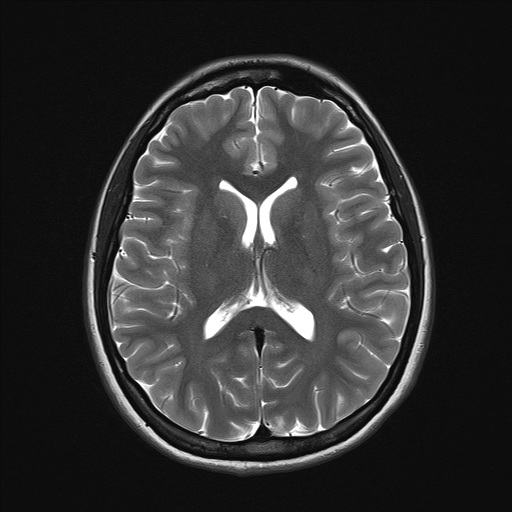
%> input picture Segm/brain_mri1.png, 512 x 512 px
$ octave progetto_brain_mri.m   (GNU Octave 9; MATLAB toolbox functions it lacks are replaced by stand-ins)
%> lines starting %> are read from the running program, lines starting %| are printed output that depends on the picture; in (x1, y1, x2, y2) boxes, pixels count from 0 and x2, y2 are one past the last pixel; in counts of white or black regions, pixels touching at a corner belong together; the program's own positions count from 1
% Brain_mri
clc;
clear all;
close all;

%% Lettura e normalizzazione immagine
im = double(imread('brain_mri1.png'));
%> im: size 512x512 double; min 4, max 255, mean 49.5; mean of the top-left, top-right, bottom-left and bottom-right quarters 43.9, 46.5, 53, 54.5
im = im - min(im(:));
im = im ./ max(im(:));
im = im.^0.5;  % equalizzazione gamma
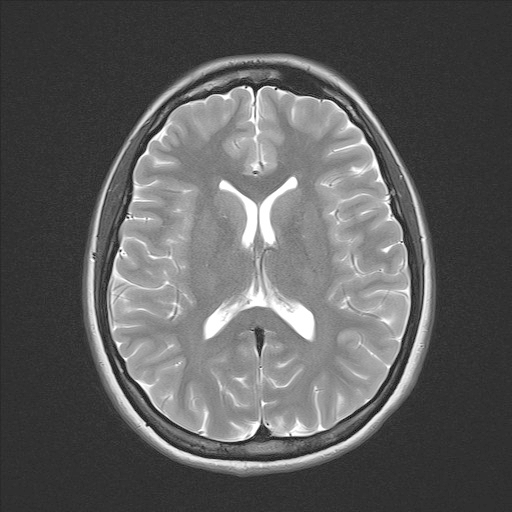
%> im: size 512x512 double; min 0, max 1, mean 0.366

figure, imagesc(im), axis image, colormap("gray"), colorbar
title('Immagine normalizzata ed equalizzata')

figure, histogram(im(:),1000), grid
title('Istogramma immagine')
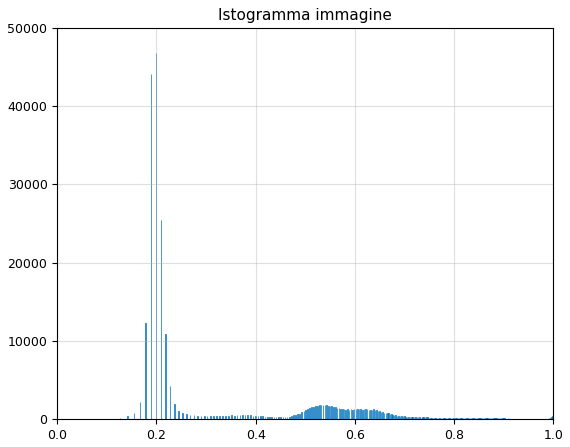
%> figure redrawn from the program's plot data; tallest bar 46797 high, from x = 0.199 to 0.2

%% Rimozione punti neri
th = [0.7 1];
sgm_bin = ((im >= th(1)) & (im < th(2)));
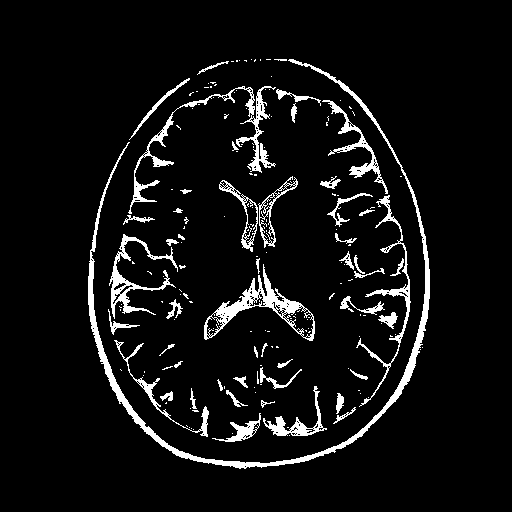
%> sgm_bin: size 512x512 logical; 6.6% white; 177 white regions (127 under 20 px), largest, box (x1, y1, x2, y2) and area: (88, 59, 430, 469) 4497, (128, 86, 276, 214) 1801, (204, 264, 315, 341) 1710
sgm_clean = bwareaopen(sgm_bin, 10);
sgm_clean = imclose(sgm_clean, strel('disk',2));
%> sgm_clean: size 512x512 logical; 7.5% white; 39 white regions (4 under 20 px), largest, box (x1, y1, x2, y2) and area: (123, 86, 411, 407) 4801, (88, 59, 430, 469) 4552, (204, 258, 315, 341) 2349
sgm_clean = imfill(sgm_clean, 'holes');
%> sgm_clean: size 512x512 logical; 7.7% white; 39 white regions (4 under 20 px), largest, box (x1, y1, x2, y2) and area: (123, 86, 411, 407) 4801, (88, 59, 430, 469) 4552, (204, 258, 315, 341) 2757
sgm_clean = bwareaopen(sgm_clean, 200);

figure, imagesc(sgm_clean), axis image, colormap(gray)
title('Immagine pulita')

%% Segmentazione per soglie
th = [0 0.45 0.7 1];  % soglie multiple
n_regioni = length(th) - 1;
sgm2 = zeros(size(im));
sgm_stack = zeros(size(im,1), size(im,2), n_regioni);

tic
for k = 1:n_regioni
    temp = double((im >= th(k)) & (im < th(k+1)));
    temp = bwareaopen(temp, 20);
    sgm_stack(:,:,k) = temp;
    sgm2 = sgm2 + (k-1)*temp;
end
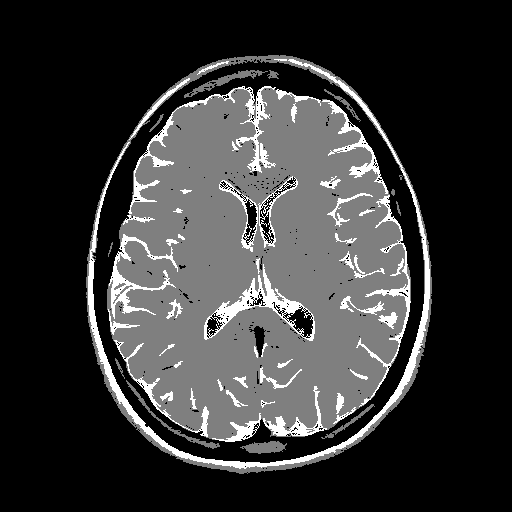
%> sgm2: size 512x512 double; min 0, max 2, mean 0.42; drawn with min black and max white
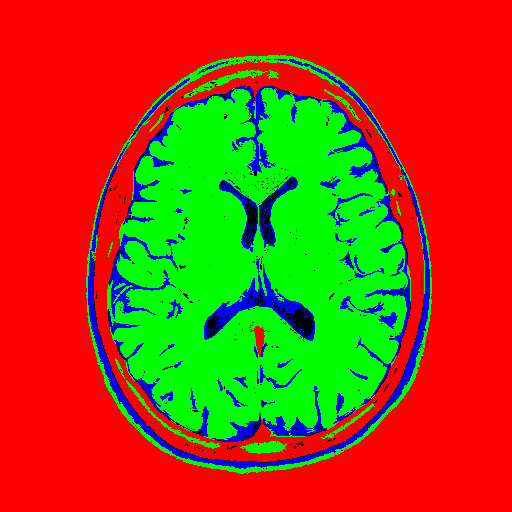
%> sgm_stack: size 512x512x3 double; mean R, G, B 0.63, 0.292, 0.064
t_threshold = toc;

figure, montage(255 * sgm_stack), title('Segmentazione a soglie')
figure, imagesc(sgm2), axis image, colorbar, title('Mappa segmentata a soglie')

%% Segmentazione basata sui bordi
h = fspecial('sobel');
b_o = conv2(im, h, 'same');
b_v = conv2(im, h.', 'same');
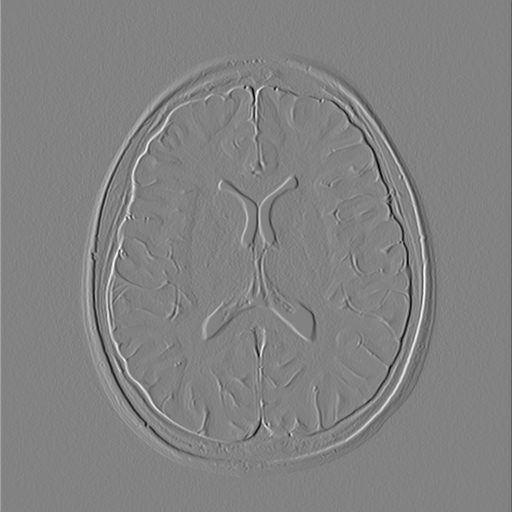
%> b_v: size 512x512 double; min -3.12, max 2.99, mean 0.000191; drawn with min black and max white
b = abs(b_o) + abs(b_v);
figure, imagesc(b), axis image, colormap("gray"), colorbar
title('Segmentazione basata sui bordi')

%% Region growing
img = padarray(im, [1 1], -1000);
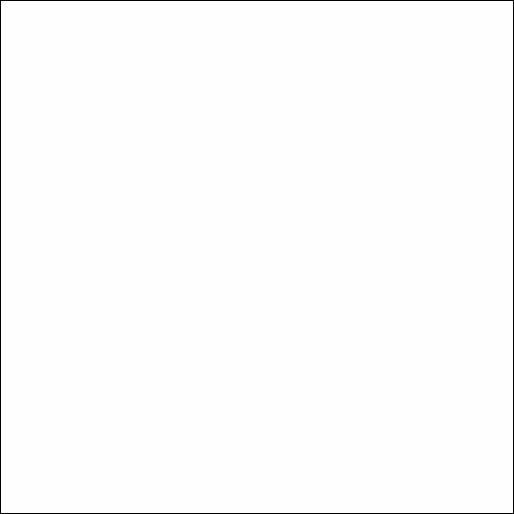
%> img: size 514x514 double; min -1000, max 1, mean -7.4; drawn with min black and max white
figure, imagesc(img, [0 1]);
axis image, colormap(gray), colorbar, hold on
title('Seleziona un seed con il mouse')
%> (the run ends here)

$ run again, with Segm/segm2.png copied over Segm/brain_mri1.png
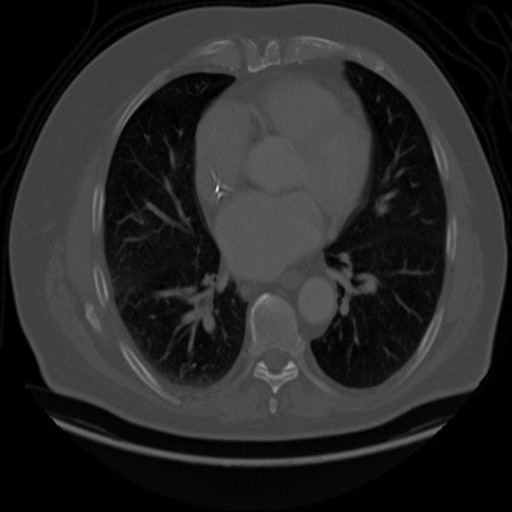
%> input picture Segm/segm2.png, 512 x 512 px
%> sgm_bin: size 512x512 logical; 0.19% white in thin lines or dots, all inside (x1, y1, x2, y2) = (94, 39, 450, 392)
%> after the loop `for k = 1:n_regioni`:
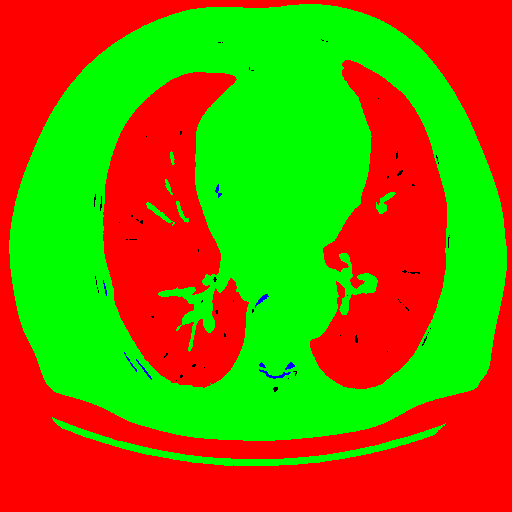
%> sgm_stack: size 512x512x3 double; mean R, G, B 0.512, 0.485, 0.00134
%> `b = abs(b_o) + abs(b_v);`:
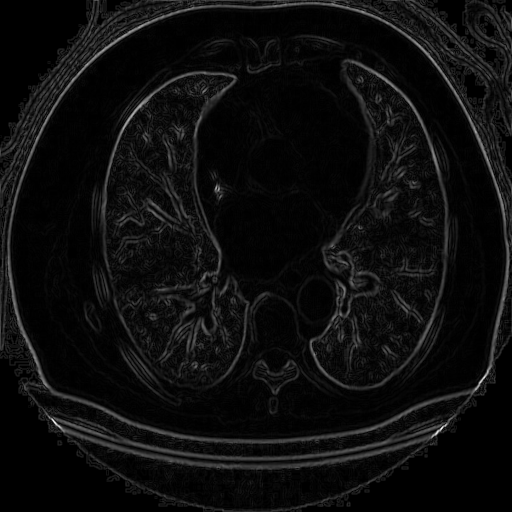
%> b: size 512x512 double; min 0, max 3.4, mean 0.183; drawn with min black and max white
